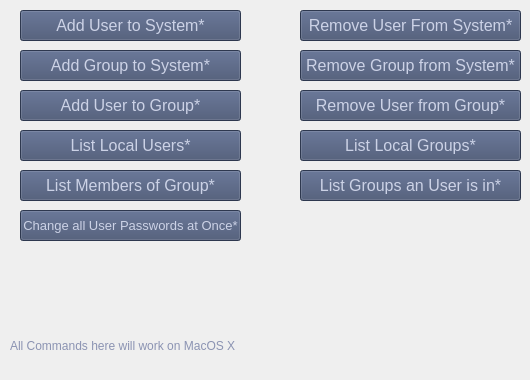
      <widget class="QWidget" name="mac_usrgruCOM">
       <attribute name="title">
        <string>User / Group Settings</string>
       </attribute>
       <widget class="QPushButton" name="lsmemgru_5">
        <property name="geometry">
         <rect>
          <x>20</x>
          <y>170</y>
          <width>221</width>
          <height>31</height>
         </rect>
        </property>
        <property name="font">
         <font>
          <pointsize>12</pointsize>
         </font>
        </property>
        <property name="styleSheet">
         <string notr="true">background-color: #414E6E;color: #CCD2E6;</string>
        </property>
        <property name="text">
         <string>List Members of Group*</string>
        </property>
       </widget>
       <widget class="QPushButton" name="chngusrpas_5">
        <property name="geometry">
         <rect>
          <x>20</x>
          <y>210</y>
          <width>221</width>
          <height>31</height>
         </rect>
        </property>
        <property name="font">
         <font>
          <pointsize>10</pointsize>
         </font>
        </property>
        <property name="styleSheet">
         <string notr="true">background-color: #414E6E;color: #CCD2E6;</string>
        </property>
        <property name="text">
         <string>Change all User Passwords at Once*</string>
        </property>
       </widget>
       <widget class="QPushButton" name="rmvusrfrosys_5">
        <property name="geometry">
         <rect>
          <x>300</x>
          <y>10</y>
          <width>221</width>
          <height>31</height>
         </rect>
        </property>
        <property name="font">
         <font>
          <pointsize>12</pointsize>
         </font>
        </property>
        <property name="styleSheet">
         <string notr="true">background-color: #414E6E;color: #CCD2E6;</string>
        </property>
        <property name="text">
         <string>Remove User From System*</string>
        </property>
       </widget>
       <widget class="QPushButton" name="adusrtosys_5">
        <property name="geometry">
         <rect>
          <x>20</x>
          <y>10</y>
          <width>221</width>
          <height>31</height>
         </rect>
        </property>
        <property name="font">
         <font>
          <pointsize>12</pointsize>
         </font>
        </property>
        <property name="acceptDrops">
         <bool>false</bool>
        </property>
        <property name="styleSheet">
         <string notr="true">background-color: #414E6E;color: #CCD2E6;</string>
        </property>
        <property name="text">
         <string>Add User to System*</string>
        </property>
       </widget>
       <widget class="QPushButton" name="rmvusrfrogru_5">
        <property name="geometry">
         <rect>
          <x>300</x>
          <y>90</y>
          <width>221</width>
          <height>31</height>
         </rect>
        </property>
        <property name="font">
         <font>
          <pointsize>12</pointsize>
         </font>
        </property>
        <property name="styleSheet">
         <string notr="true">background-color: #414E6E;color: #CCD2E6;</string>
        </property>
        <property name="text">
         <string>Remove User from Group*</string>
        </property>
       </widget>
       <widget class="QPushButton" name="adgrutosys_5">
        <property name="geometry">
         <rect>
          <x>20</x>
          <y>50</y>
          <width>221</width>
          <height>31</height>
         </rect>
        </property>
        <property name="font">
         <font>
          <pointsize>12</pointsize>
         </font>
        </property>
        <property name="styleSheet">
         <string notr="true">background-color: #414E6E;color: #CCD2E6;</string>
        </property>
        <property name="text">
         <string>Add Group to System*</string>
        </property>
       </widget>
       <widget class="QPushButton" name="lslocausr_5">
        <property name="geometry">
         <rect>
          <x>20</x>
          <y>130</y>
          <width>221</width>
          <height>31</height>
         </rect>
        </property>
        <property name="font">
         <font>
          <pointsize>12</pointsize>
         </font>
        </property>
        <property name="styleSheet">
         <string notr="true">background-color: #414E6E;color: #CCD2E6;</string>
        </property>
        <property name="text">
         <string>List Local Users*</string>
        </property>
       </widget>
       <widget class="QPushButton" name="rmvgrufrosys_5">
        <property name="geometry">
         <rect>
          <x>300</x>
          <y>50</y>
          <width>221</width>
          <height>31</height>
         </rect>
        </property>
        <property name="font">
         <font>
          <pointsize>12</pointsize>
         </font>
        </property>
        <property name="styleSheet">
         <string notr="true">background-color: #414E6E;color: #CCD2E6;</string>
        </property>
        <property name="text">
         <string>Remove Group from System*</string>
        </property>
       </widget>
       <widget class="QPushButton" name="lslocagru_5">
        <property name="geometry">
         <rect>
          <x>300</x>
          <y>130</y>
          <width>221</width>
          <height>31</height>
         </rect>
        </property>
        <property name="font">
         <font>
          <pointsize>12</pointsize>
         </font>
        </property>
        <property name="styleSheet">
         <string notr="true">background-color: #414E6E;color: #CCD2E6;</string>
        </property>
        <property name="text">
         <string>List Local Groups*</string>
        </property>
       </widget>
       <widget class="QPushButton" name="lsgruusrin_5">
        <property name="geometry">
         <rect>
          <x>300</x>
          <y>170</y>
          <width>221</width>
          <height>31</height>
         </rect>
        </property>
        <property name="font">
         <font>
          <pointsize>12</pointsize>
         </font>
        </property>
        <property name="styleSheet">
         <string notr="true">background-color: #414E6E;color: #CCD2E6;</string>
        </property>
        <property name="text">
         <string>List Groups an User is in*</string>
        </property>
       </widget>
       <widget class="QPushButton" name="adusrtogru_5">
        <property name="geometry">
         <rect>
          <x>20</x>
          <y>90</y>
          <width>221</width>
          <height>31</height>
         </rect>
        </property>
        <property name="font">
         <font>
          <pointsize>12</pointsize>
         </font>
        </property>
        <property name="styleSheet">
         <string notr="true">background-color: #414E6E;color: #CCD2E6;</string>
        </property>
        <property name="text">
         <string>Add User to Group*</string>
        </property>
       </widget>
       <widget class="QLabel" name="label_18">
        <property name="geometry">
         <rect>
          <x>10</x>
          <y>320</y>
          <width>421</width>
          <height>51</height>
         </rect>
        </property>
        <property name="styleSheet">
         <string notr="true">color: #8B93B2;</string>
        </property>
        <property name="text">
         <string>All Commands here will work on MacOS X</string>
        </property>
        <property name="wordWrap">
         <bool>true</bool>
        </property>
       </widget>
      </widget>
